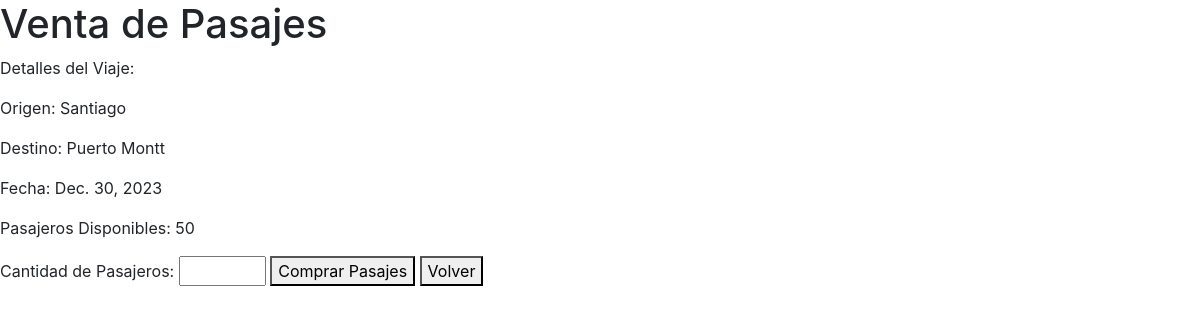
/venta_pasajes/3/, run on the app's committed database.
### boletos/models.py (models this page shows)
class Viaje(models.Model):
    origen = models.CharField(max_length=100)
    destino = models.CharField(max_length=100)
    fecha = models.DateField()
    cantidad_de_pasajeros_disponibles = models.IntegerField()

### boletos/views.py (the view, shortened to what this page needs)
# urls.py: path('venta_pasajes/', include('boletos.urls')),
def venta_pasajes(request, viaje_id):
    viaje = get_object_or_404(Viaje, pk=viaje_id)
    return render(request, 'venta_pasajes.html', {'viaje': viaje})

### boletos/templates/venta_pasajes.html (shortened to what this page needs)
<!DOCTYPE html>
<html lang="es">
<head>
    <link rel="stylesheet" href="https://stackpath.bootstrapcdn.com/bootstrap/4.3.1/css/bootstrap.min.css"
>
</head>
<body>
  <h1>Venta de Pasajes</h1>
  <p>Detalles del Viaje:</p>
  <p>Origen: {{ viaje.origen }}</p>
  <p>Destino: {{ viaje.destino }}</p>
  <p>Fecha: {{ viaje.fecha }}</p>
  <p>Pasajeros Disponibles: {{ viaje.cantidad_de_pasajeros_disponibles }}</p>
  <form method="post" action="{% url 'venta_pasajes' viaje.id %}">
    <label for="cantidad_pasajeros">Cantidad de Pasajeros:</label>
    <input type="number" name="cantidad_pasajeros" min=1 max="{{ viaje.cantidad_de_pasajeros_disponibles }}" required>
    <button type="submit">Comprar Pasajes</button>
    <a href="{% url 'calendario_ofertas'%}"><button type="button">Volver</button></a>
  </form>
</body>
</html>

### data on the page
Viaje: origen "Santiago", destino "Puerto Montt", fecha "Dec. 30, 2023", cantidad_de_pasajeros_disponibles "50"
